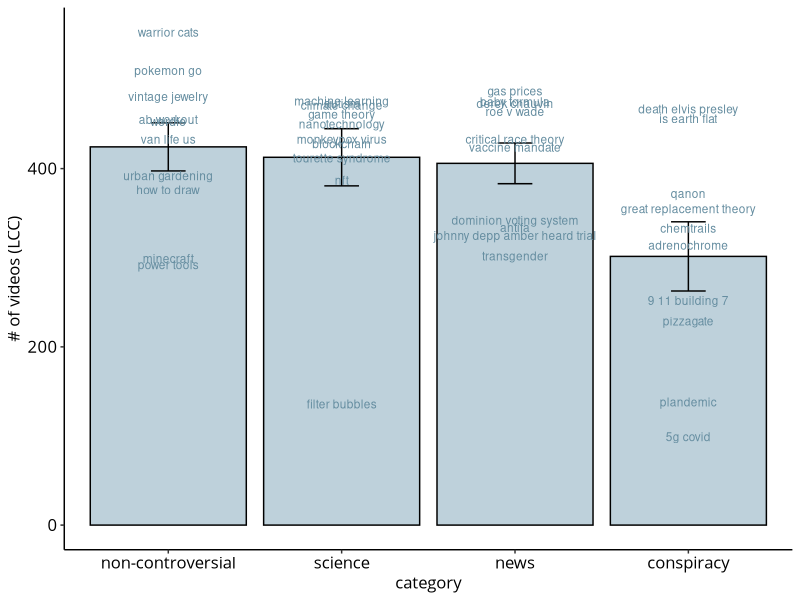
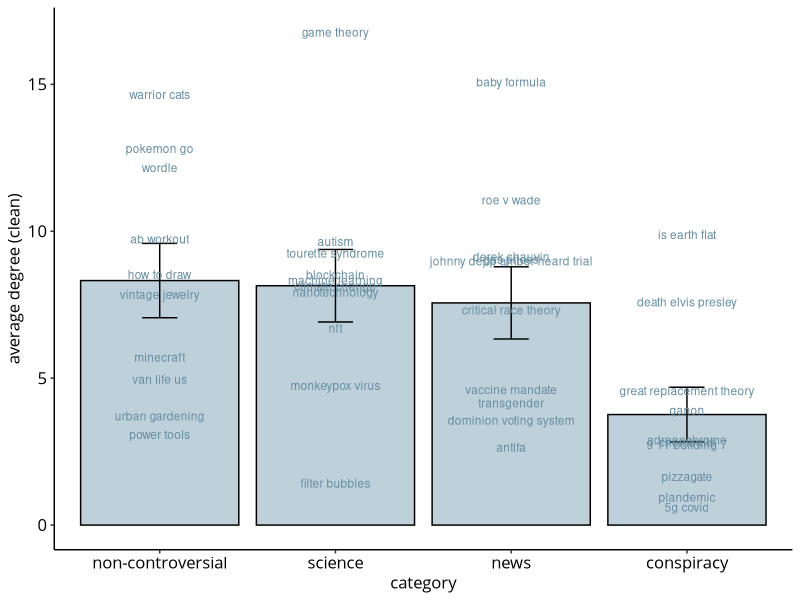
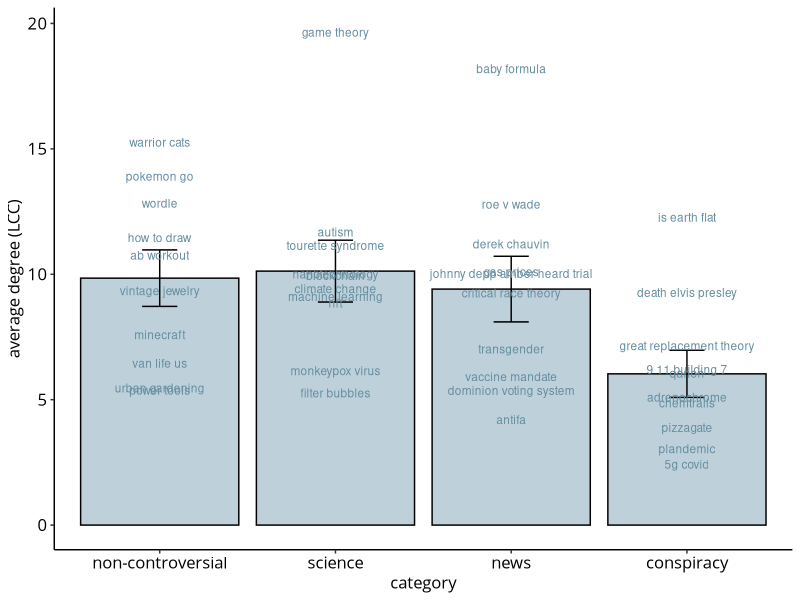
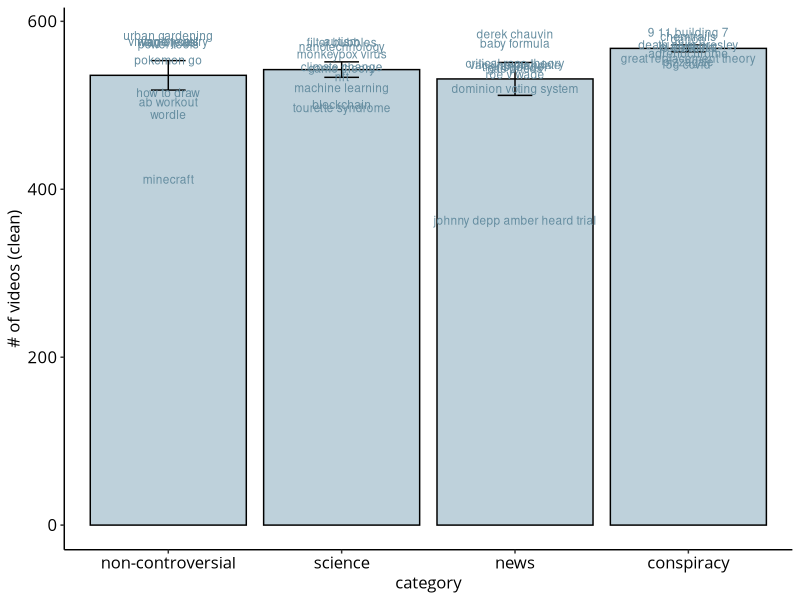
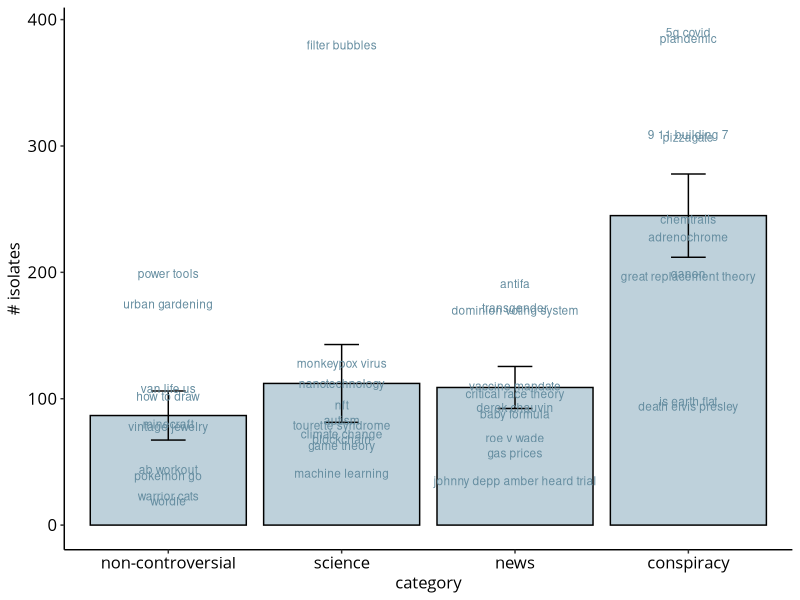
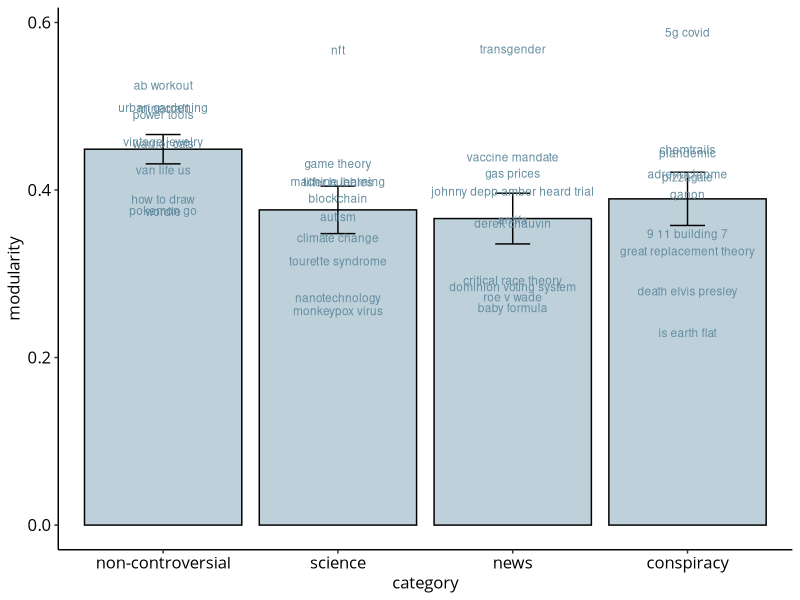
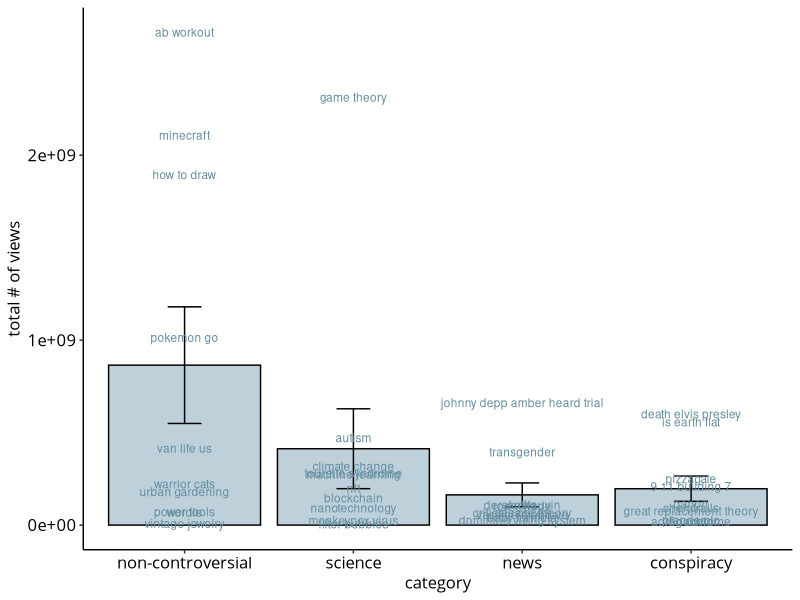
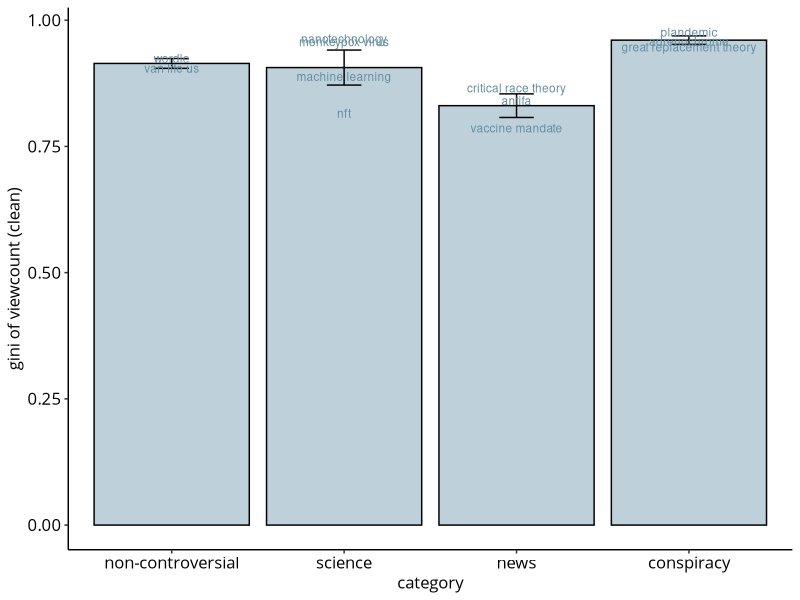

Write R code to recreate these figures, in order.
library('ggplot2')


theme_set(
  theme_classic() +
  theme(text=element_text(size=12, color='black', family="Open Sans"),
        axis.text=element_text(size=12, color='black', family="Open Sans"))
)

## READ DATA ----

df <- read.csv('../data/clean/metadata/metadata_networks.csv')

conspiracy_topics <- c("plandemic","5g_covid","is_earth_flat","pizzagate",
  "adrenochrome","qanon","chemtrails","great_replacement_theory",
  "9_11_building_7","death_elvis_presley")
noncontroversial_topics <- c("how_to_draw","ab_workout","warrior_cats",
  "vintage_jewelry","pokemon_go","minecraft","wordle","van_life_us",
  "power_tools","urban_gardening")
news_topics <- c("dominion_voting_system","roe_v_wade","critical_race_theory",
  "johnny_depp_amber_heard_trial","vaccine_mandate","derek_chauvin",
  "baby_formula","transgender","antifa","gas_prices")
science_topics <- c("game_theory","filter_bubbles","nft","climate_change",
  "monkeypox_virus","nanotechnology","blockchain","machine_learning","autism",
  "tourette_syndrome")

df$category[df$name %in% conspiracy_topics] <- "conspiracy"
df$category[df$name %in% noncontroversial_topics] <- "non-controversial"
df$category[df$name %in% news_topics] <- "news"
df$category[df$name %in% science_topics] <- "science"

df$category <- factor(df$category, levels=c("non-controversial","science","news","conspiracy"))

df$name <- gsub("_"," ",df$name)

## PLOTTING ----

ggplot(df, aes(x=category, y=size, label=name)) +
  stat_summary(fun = mean, geom = "bar", fill='#BED1DB', color='black') + 
  stat_summary(fun.data = mean_se, geom = "errorbar", width=.2) +
  ylab('# of videos (LCC)') +
  geom_text(color = '#658DA0', size=3, alpha=1)

ggplot(df, aes(x=category, y=avg_degree_clean, label=name)) +
  stat_summary(fun = mean, geom = "bar", fill='#BED1DB', color='black') + 
  stat_summary(fun.data = mean_se, geom = "errorbar", width=.2) +
  ylab('average degree (clean)') +
  geom_text(color = '#658DA0', size=3, alpha=1)

ggplot(df, aes(x=category, y=avg_degree, label=name)) +
  stat_summary(fun = mean, geom = "bar", fill='#BED1DB', color='black') + 
  stat_summary(fun.data = mean_se, geom = "errorbar", width=.2) +
  ylab('average degree (LCC)') +
  geom_text(color = '#658DA0', size=3, alpha=1)

ggplot(df, aes(x=category, y=size_clean, label=name)) +
  stat_summary(fun = mean, geom = "bar", fill='#BED1DB', color='black') + 
  stat_summary(fun.data = mean_se, geom = "errorbar", width=.2) +
  ylab('# of videos (clean)') +
  geom_text(color = '#658DA0', size=3, alpha=1)

ggplot(df, aes(x=category, y=isolates, label=name)) +
  stat_summary(fun = mean, geom = "bar", fill='#BED1DB', color='black') + 
  stat_summary(fun.data = mean_se, geom = "errorbar", width=.2) +
  ylab('# isolates') +
  geom_text(color = '#658DA0', size=3, alpha=1)

ggplot(df, aes(x=category, y=modularity, label=name)) +
  stat_summary(fun = mean, geom = "bar", fill='#BED1DB', color='black') + 
  stat_summary(fun.data = mean_se, geom = "errorbar", width=.2) +
  ylab('modularity') +
  geom_text(color = '#658DA0', size=3, alpha=1)

ggplot(df, aes(x=category, y=viewcount, label=name)) +
  stat_summary(fun = mean, geom = "bar", fill='#BED1DB', color='black') + 
  stat_summary(fun.data = mean_se, geom = "errorbar", width=.2) +
  ylab('total # of views') +
  geom_text(color = '#658DA0', size=3, alpha=1)

ggplot(df, aes(x=category, y=gini_clean, label=name)) +
  stat_summary(fun = mean, geom = "bar", fill='#BED1DB', color='black') + 
  stat_summary(fun.data = mean_se, geom = "errorbar", width=.2) +
  ylab('gini of viewcount (clean)') +
  geom_text(color = '#658DA0', size=3, alpha=1)

ggplot(df, aes(x=category, y=gini, label=name)) +
  stat_summary(fun = mean, geom = "bar", fill='#BED1DB', color='black') + 
  stat_summary(fun.data = mean_se, geom = "errorbar", width=.2) +
  ylab('gini of viewcount (LCC)') +
  geom_text(color = '#658DA0', size=3, alpha=1)

ggplot(df, aes(x=category, y=avg_sentiment, label=name)) +
  stat_summary(fun = mean, geom = "bar", fill='#BED1DB', color='black') + 
  stat_summary(fun.data = mean_se, geom = "errorbar", width=.2) +
  ylab('average sentiment') +
  geom_text(color = '#658DA0', size=3, alpha=1)

ggplot(df, aes(x=category, y=hub10_distance, label=name)) +
  stat_summary(fun = mean, geom = "bar", fill='#BED1DB', color='black') + 
  stat_summary(fun.data = mean_se, geom = "errorbar", width=.2) +
  ylab('hub distance') +
  geom_text(color = '#658DA0', size=3, alpha=1)



## STATISTICAL MODELS ----

summary(lm(gini ~ category + viewcount + size, data=df))
summary(lm(avg_degree ~ category + viewcount + size, data=df))
  # problems: viewcount on video level related to indegree, 
